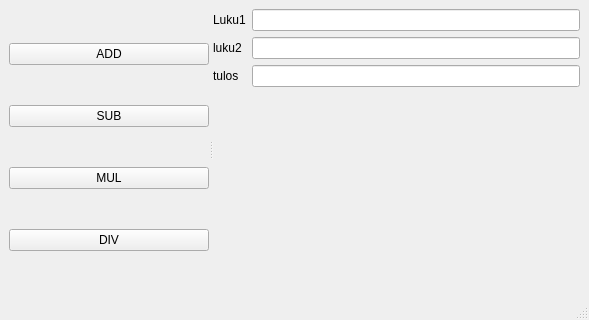
<?xml version="1.0" encoding="UTF-8"?>
<ui version="4.0">
 <class>MainWindow</class>
 <widget class="QMainWindow" name="MainWindow">
  <property name="geometry">
   <rect>
    <x>0</x>
    <y>0</y>
    <width>589</width>
    <height>320</height>
   </rect>
  </property>
  <property name="windowTitle">
   <string>MainWindow</string>
  </property>
  <widget class="QWidget" name="centralwidget">
   <layout class="QHBoxLayout" name="horizontalLayout">
    <item>
     <widget class="QSplitter" name="splitter">
      <property name="orientation">
       <enum>Qt::Horizontal</enum>
      </property>
      <widget class="QWidget" name="verticalLayoutWidget">
       <layout class="QVBoxLayout" name="verticalLayout">
        <item>
         <widget class="QPushButton" name="pushButton">
          <property name="text">
           <string>ADD</string>
          </property>
         </widget>
        </item>
        <item>
         <widget class="QPushButton" name="subButton">
          <property name="text">
           <string>SUB</string>
          </property>
         </widget>
        </item>
        <item>
         <widget class="QPushButton" name="mulButton">
          <property name="text">
           <string>MUL</string>
          </property>
         </widget>
        </item>
        <item>
         <widget class="QPushButton" name="divButton">
          <property name="text">
           <string>DIV</string>
          </property>
         </widget>
        </item>
       </layout>
      </widget>
      <widget class="QWidget" name="formLayoutWidget">
       <layout class="QFormLayout" name="formLayout">
        <item row="0" column="0">
         <widget class="QLabel" name="label">
          <property name="text">
           <string>Luku1</string>
          </property>
         </widget>
        </item>
        <item row="0" column="1">
         <widget class="QLineEdit" name="luku1"/>
        </item>
        <item row="1" column="0">
         <widget class="QLabel" name="label_2">
          <property name="text">
           <string>luku2</string>
          </property>
         </widget>
        </item>
        <item row="1" column="1">
         <widget class="QLineEdit" name="luku2"/>
        </item>
        <item row="2" column="0">
         <widget class="QLabel" name="label_3">
          <property name="text">
           <string>tulos</string>
          </property>
         </widget>
        </item>
        <item row="2" column="1">
         <widget class="QLineEdit" name="tulos"/>
        </item>
       </layout>
      </widget>
     </widget>
    </item>
   </layout>
  </widget>
  <widget class="QMenuBar" name="menubar">
   <property name="geometry">
    <rect>
     <x>0</x>
     <y>0</y>
     <width>589</width>
     <height>25</height>
    </rect>
   </property>
  </widget>
  <widget class="QStatusBar" name="statusbar"/>
 </widget>
 <resources/>
 <connections/>
</ui>
